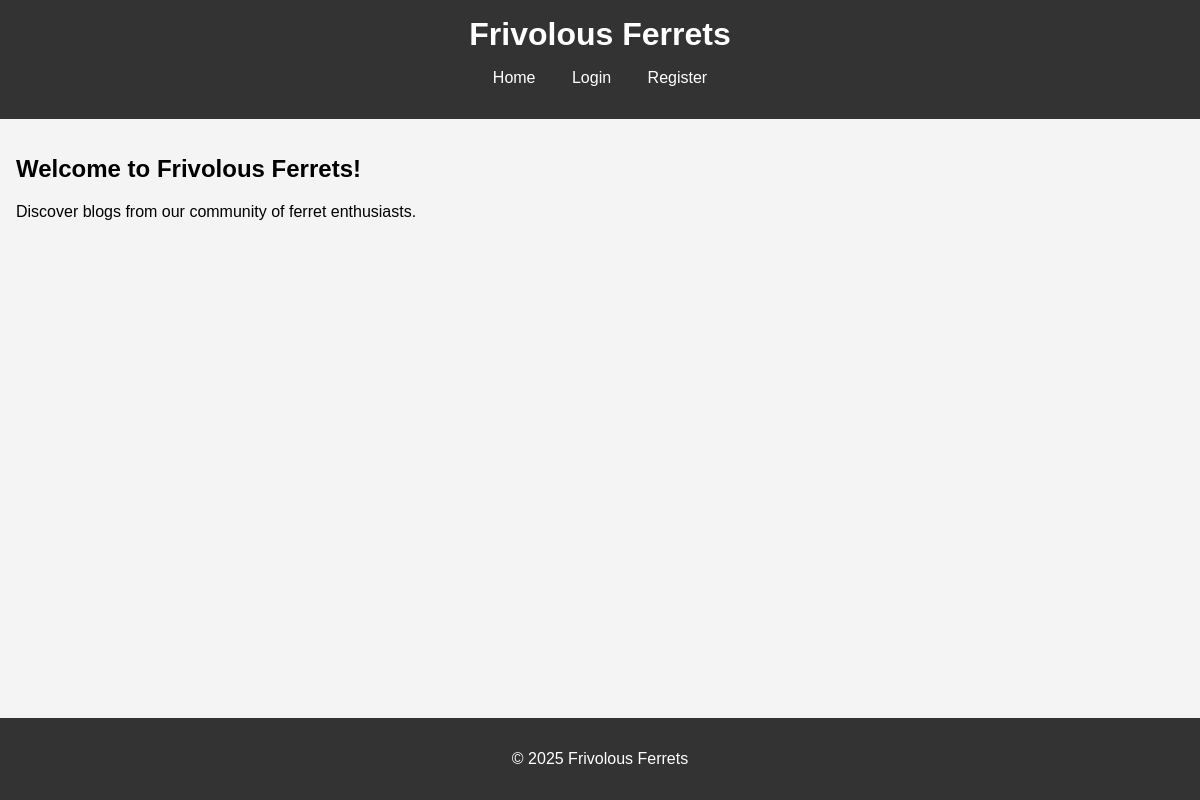
Before: / with the older database file.
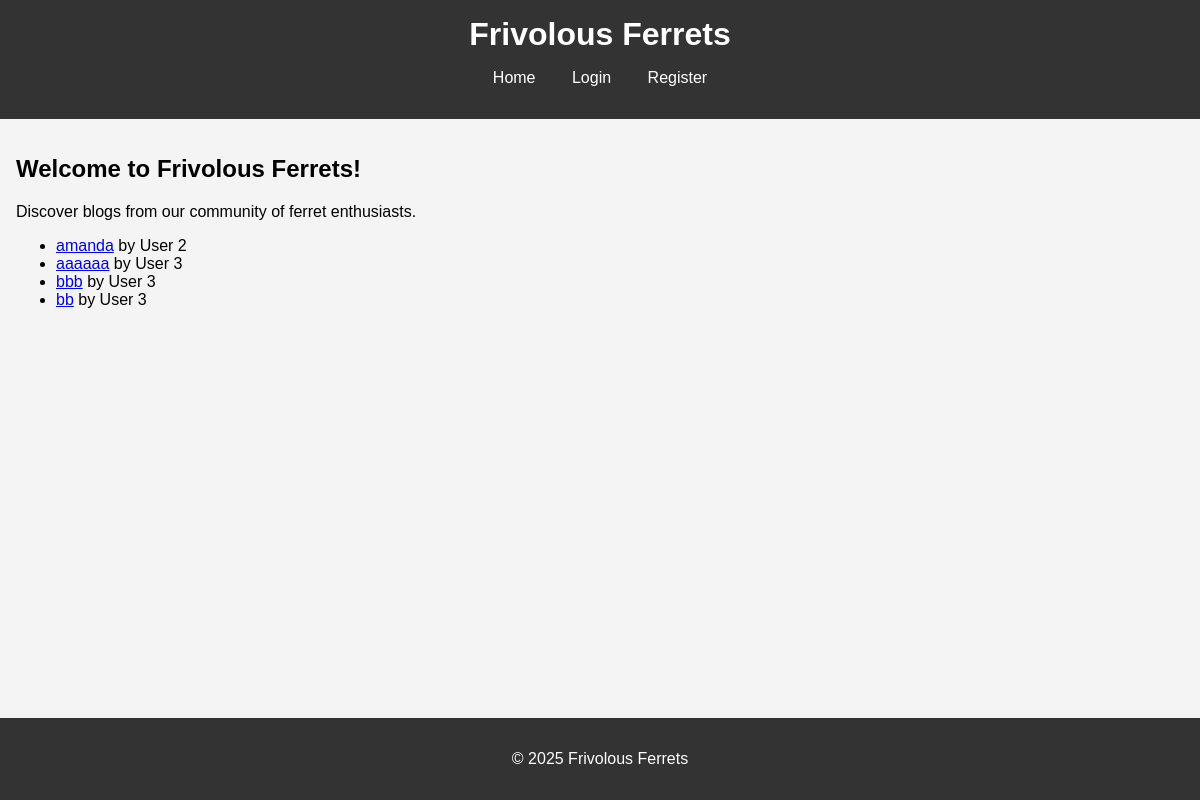
After: the same page with the newer database file.
### tables this page shows
CREATE TABLE blog (
    id INTEGER PRIMARY KEY AUTOINCREMENT,
    title TEXT NOT NULL,
    content TEXT NOT NULL,
    user_id INTEGER NOT NULL,
    FOREIGN KEY (user_id) REFERENCES user (id)
);

### app/routes.py (the view)
@current_app.route('/')
def index():
    blogs = query_db('SELECT * FROM blog')
    return render_template('index.html', blogs=blogs)

### app/models.py (called while the page is built)
def get_db():
    db = getattr(g, '_database', None)
    if db is None:
        db = g._database = sqlite3.connect(DATABASE)
    return db

def query_db(query, args=(), one=False):
    cur = get_db().execute(query, args)
    rv = cur.fetchall()
    cur.close()
    return (rv[0] if rv else None) if one else rv

### app/templates/index.html (shortened to what this page needs)
{% extends "base.html" %}
{% block content %}
<h2>Welcome to Frivolous Ferrets!</h2>
<p>Discover blogs from our community of ferret enthusiasts.</p>
<ul>
    {% for blog in blogs %}
        <li><a href="{{ url_for('view_blog', blog_id=blog[0]) }}">{{ blog[1] }}</a> by User {{ blog[3] }}</li>
    {% endfor %}
</ul>
{% endblock %}

### app/templates/base.html (shortened to what this page needs)
<!DOCTYPE html>
<html lang="en">
<head>
    <link rel="stylesheet" href="{{ url_for('static', filename='css/style.css') }}">
</head>
<body>
    <header>
        <h1>Frivolous Ferrets</h1>
        <nav>
            <ul>
                <li><a href="{{ url_for('index') }}">Home</a></li>
                {% if 'user_id' in session %}
                    <li><a href="{{ url_for('profile') }}">Profile</a></li>
                    <li><a href="{{ url_for('create_blog') }}">Create Blog</a></li>
                    <li><a href="{{ url_for('logout') }}">Logout</a></li>
                {% else %}
                    <li><a href="{{ url_for('login') }}">Login</a></li>
                    <li><a href="{{ url_for('register') }}">Register</a></li>
                {% endif %}
            </ul>
        </nav>
    </header>
    <main>
        {% block content %}{% endblock %}
    </main>
    <footer>
        <p>&copy; 2025 Frivolous Ferrets</p>
    </footer>
</body>
</html>

### app/static/css/style.css (style rules this page uses)
body { font-family: Arial, sans-serif; margin: 0; padding: 0; background-color: #f4f4f4; }
header { background-color: #333; color: white; padding: 1em 0; text-align: center; }
header h1 { margin: 0; }
nav ul { list-style: none; padding: 0; }
nav ul li { display: inline; margin: 0 1em; }
nav ul li a { color: white; text-decoration: none; }
main { padding: 1em; }
footer { background-color: #333; color: white; text-align: center; padding: 1em 0; position: fixed; bottom: 0; width: 100%; }

Changed rows visible on the page:
added blog: title "amanda", user "2"
added blog: title "aaaaaa", user "3"
added blog: title "bbb", user "3"
added blog: title "bb", user "3"
